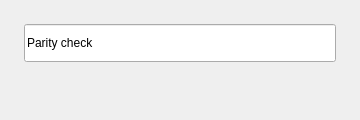
<?xml version="1.0" encoding="UTF-8"?>
<ui version="4.0">
 <class>LineEditCase</class>
 <widget class="QWidget" name="caseRoot">
  <property name="geometry">
   <rect>
    <x>0</x>
    <y>0</y>
    <width>360</width>
    <height>120</height>
   </rect>
  </property>
  <property name="minimumSize">
   <size>
    <width>360</width>
    <height>120</height>
   </size>
  </property>
  <layout class="QVBoxLayout" name="rootLayout">
   <property name="spacing">
    <number>0</number>
   </property>
   <property name="leftMargin">
    <number>24</number>
   </property>
   <property name="topMargin">
    <number>24</number>
   </property>
   <property name="rightMargin">
    <number>24</number>
   </property>
   <property name="bottomMargin">
    <number>24</number>
   </property>
   <item>
    <widget class="QLineEdit" name="sampleLineEdit">
     <property name="minimumSize">
      <size>
       <width>0</width>
       <height>38</height>
      </size>
     </property>
     <property name="text">
      <string>Parity check</string>
     </property>
     <property name="placeholderText">
      <string>Write a bridge message</string>
     </property>
    </widget>
   </item>
   <item>
    <spacer name="tailSpacer">
     <property name="orientation">
      <enum>Qt::Vertical</enum>
     </property>
     <property name="sizeType">
      <enum>QSizePolicy::Expanding</enum>
     </property>
     <property name="sizeHint" stdset="0">
      <size>
       <width>20</width>
       <height>40</height>
      </size>
     </property>
    </spacer>
   </item>
  </layout>
 </widget>
 <resources/>
 <connections/>
</ui>
